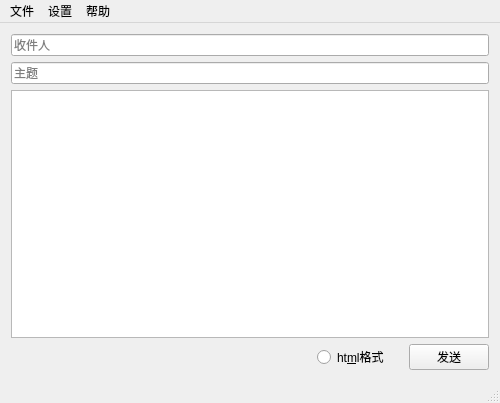
<?xml version="1.0" encoding="UTF-8"?>
<ui version="4.0">
 <class>MainWindow</class>
 <widget class="QMainWindow" name="MainWindow">
  <property name="geometry">
   <rect>
    <x>0</x>
    <y>0</y>
    <width>500</width>
    <height>403</height>
   </rect>
  </property>
  <property name="windowTitle">
   <string>SMTPMAIL</string>
  </property>
  <property name="windowIcon">
   <iconset theme="mail-message">
    <normaloff>.</normaloff>.</iconset>
  </property>
  <widget class="QWidget" name="centralWidget">
   <layout class="QVBoxLayout" name="verticalLayout_2">
    <item>
     <layout class="QVBoxLayout" name="verticalLayout" stretch="0,0,0">
      <property name="sizeConstraint">
       <enum>QLayout::SetDefaultConstraint</enum>
      </property>
      <property name="leftMargin">
       <number>0</number>
      </property>
      <property name="topMargin">
       <number>0</number>
      </property>
      <property name="rightMargin">
       <number>0</number>
      </property>
      <property name="bottomMargin">
       <number>0</number>
      </property>
      <item>
       <widget class="QLineEdit" name="lineEdit_mailto">
        <property name="placeholderText">
         <string>收件人</string>
        </property>
       </widget>
      </item>
      <item>
       <widget class="QLineEdit" name="lineEdit_subject">
        <property name="placeholderText">
         <string>主题</string>
        </property>
       </widget>
      </item>
      <item>
       <widget class="QPlainTextEdit" name="plainTextEdit_content">
        <property name="sizePolicy">
         <sizepolicy hsizetype="Expanding" vsizetype="Expanding">
          <horstretch>0</horstretch>
          <verstretch>0</verstretch>
         </sizepolicy>
        </property>
        <property name="sizeAdjustPolicy">
         <enum>QAbstractScrollArea::AdjustToContentsOnFirstShow</enum>
        </property>
       </widget>
      </item>
     </layout>
    </item>
    <item>
     <layout class="QHBoxLayout" name="horizontalLayout" stretch="4,1">
      <property name="spacing">
       <number>6</number>
      </property>
      <item alignment="Qt::AlignRight">
       <widget class="QRadioButton" name="radioButton_html">
        <property name="text">
         <string>ht&amp;ml格式</string>
        </property>
       </widget>
      </item>
      <item alignment="Qt::AlignRight">
       <widget class="QPushButton" name="pushButton_send">
        <property name="text">
         <string>发送</string>
        </property>
       </widget>
      </item>
     </layout>
    </item>
   </layout>
  </widget>
  <widget class="QMenuBar" name="menuBar">
   <property name="geometry">
    <rect>
     <x>0</x>
     <y>0</y>
     <width>500</width>
     <height>24</height>
    </rect>
   </property>
   <widget class="QMenu" name="menu_file">
    <property name="title">
     <string>文件</string>
    </property>
    <addaction name="action_import"/>
    <addaction name="separator"/>
    <addaction name="action_exit"/>
   </widget>
   <widget class="QMenu" name="menu_setting">
    <property name="title">
     <string>设置</string>
    </property>
    <addaction name="action_editsetting"/>
   </widget>
   <widget class="QMenu" name="menu_help">
    <property name="title">
     <string>帮助</string>
    </property>
    <addaction name="action_about"/>
   </widget>
   <addaction name="menu_file"/>
   <addaction name="menu_setting"/>
   <addaction name="menu_help"/>
  </widget>
  <widget class="QStatusBar" name="statusBar">
   <property name="sizeGripEnabled">
    <bool>true</bool>
   </property>
  </widget>
  <action name="action_import">
   <property name="text">
    <string>从文件导入内容</string>
   </property>
  </action>
  <action name="action_exit">
   <property name="text">
    <string>退出</string>
   </property>
  </action>
  <action name="action_editsetting">
   <property name="text">
    <string>编辑设置</string>
   </property>
  </action>
  <action name="action_about">
   <property name="text">
    <string>关于</string>
   </property>
  </action>
 </widget>
 <layoutdefault spacing="6" margin="11"/>
 <resources/>
 <connections/>
</ui>
